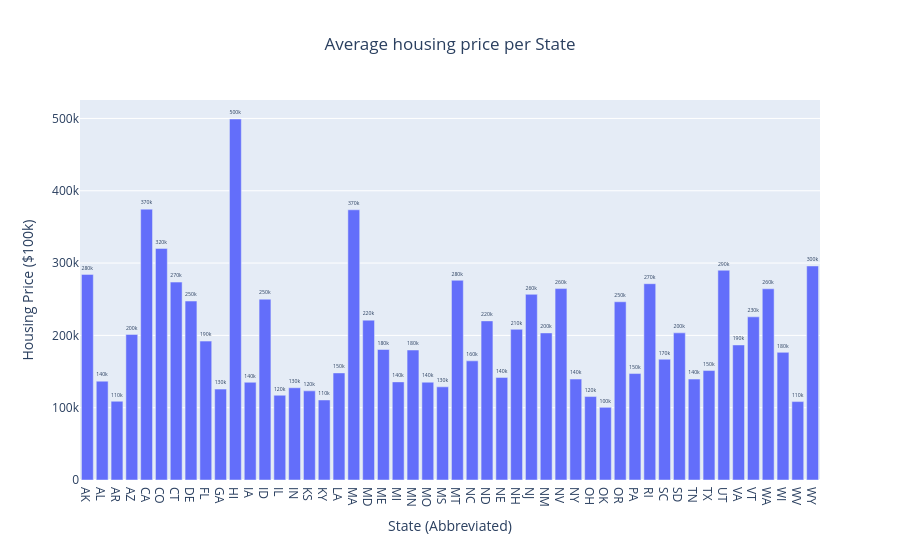

The cell this chart's notebook holds for it:
### Code cell
# Bar chart based on region

hv = home_value.copy()

categorical_columns = hv.columns[:5]
dates = hv.columns[5:]

df_melted = hv.melt(id_vars=categorical_columns, value_vars=dates, var_name='Date', value_name='Value')
df_melted['Date'] = pd.to_datetime(df_melted['Date'])
df_melted = df_melted.dropna(subset=['Value'])

df_sorted = df_melted.sort_values(by=["StateName", "Date"]).groupby(by="StateName")['Value'].mean()
df_sorted = df_sorted.reset_index()  # Convert the Series into a DataFrame

fig = px.bar(df_sorted, y= "Value", x="StateName", text_auto='.2s',title="Average housing price per State")

fig.update_traces(textfont_size=12, textangle=0, textposition="outside", cliponaxis=False)

fig.update_layout(
    xaxis_title="State (Abbreviated)",
    yaxis_title="Housing Price ($100k)",
    title_x=0.5  
)

fig.show()

### Figure 1 — Plotly figure (JSON) as saved in the notebook; plotly's stock layout.template omitted (floating-point values rounded to 4 significant figures)
{"data": [{"alignmentgroup": "True", "cliponaxis": false, "hovertemplate": "StateName=%{x}<br>Value=%{y}<extra></extra>", "legendgroup": "", "marker": {"color": "#636efa", "pattern": {"shape": ""}}, "name": "", "offsetgroup": "", "orientation": "v", "showlegend": false, "textangle": 0, "textfont": {"size": 12}, "textposition": "outside", "texttemplate": "%{y:.2s}", "type": "bar", "x": ["AK", "AL", "AR", "AZ", "CA", "CO", "CT", "DE", "FL", "GA", "HI", "IA", "ID", "IL", "IN", "KS", "KY", "LA", "MA", "MD", "ME", "MI", "MN", "MO", "MS", "MT", "NC", "ND", "NE", "NH", "NJ", "NM", "NV", "NY", "OH", "OK", "OR", "PA", "RI", "SC", "SD", "TN", "TX", "UT", "VA", "VT", "WA", "WI", "WV", "WY"], "xaxis": "x", "y": [284300.0, 136700.0, 108900.0, 201300.0, 374600.0, 320300.0, 273700.0, 247500.0, 192100.0, 125700.0, 499200.0, 135100.0, 250000.0, 117200.0, 127600.0, 123300.0, 110700.0, 148100.0, 373700.0, 221100.0, 180500.0, 135700.0, 179800.0, 135300.0, 128900.0, 276200.0, 164800.0, 220100.0, 141900.0, 208400.0, 256800.0, 203400.0, 264700.0, 139600.0, 115400.0, 100500.0, 246500.0, 147200.0, 271500.0, 167000.0, 203500.0, 139600.0, 151400.0, 290100.0, 186800.0, 225600.0, 264400.0, 176500.0, 108400.0, 296000.0], "yaxis": "y"}], "layout": {"barmode": "relative", "legend": {"tracegroupgap": 0}, "title": {"text": "Average housing price per State", "x": 0.5}, "xaxis": {"anchor": "y", "domain": [0, 1], "title": {"text": "State (Abbreviated)"}}, "yaxis": {"anchor": "x", "domain": [0, 1], "title": {"text": "Housing Price ($100k)"}}}}
